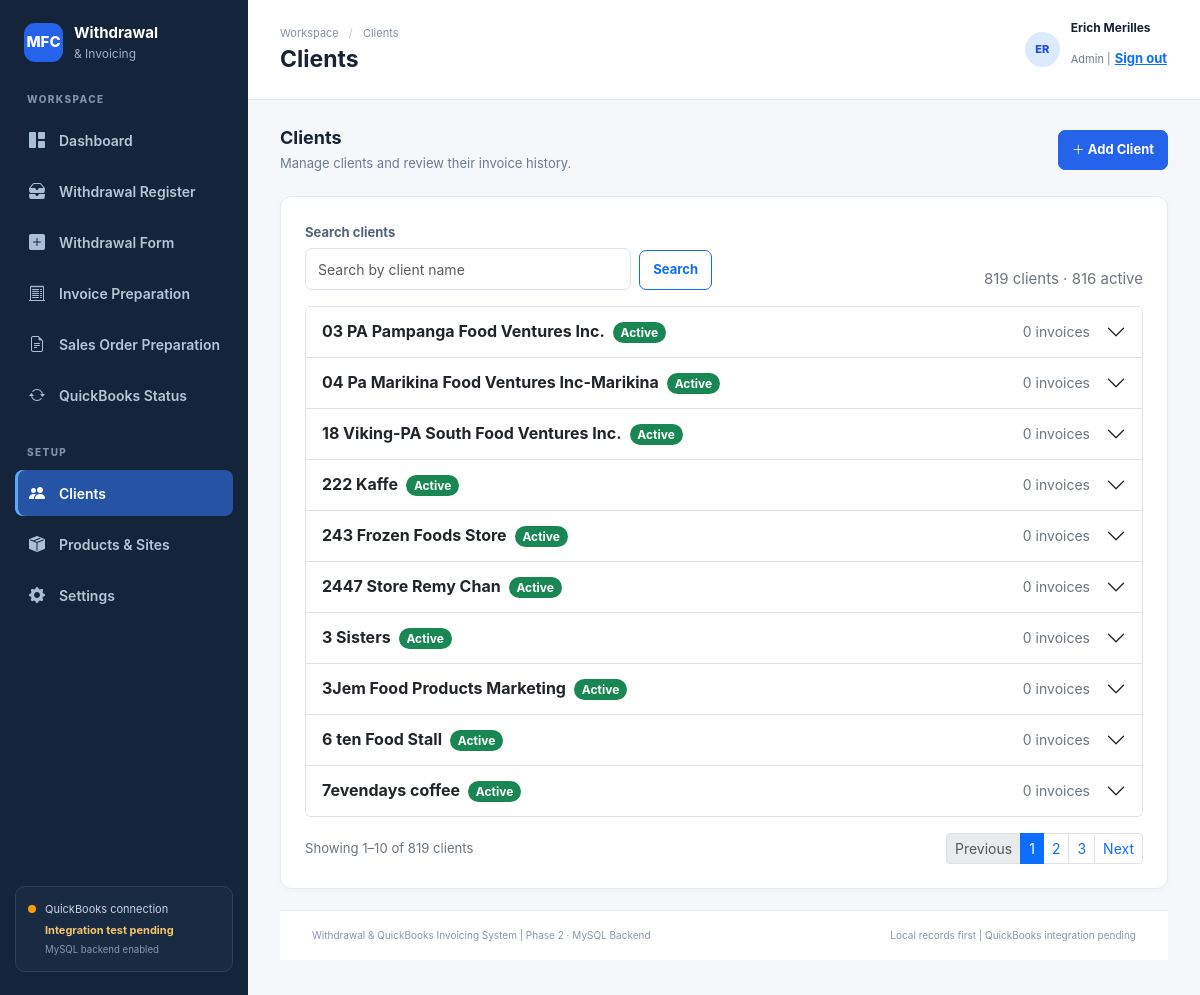
/frontend/clients.php (signed in), run on the app's committed database.
### tables this page shows
CREATE TABLE `clients` (
  `id` bigint(20) UNSIGNED NOT NULL,
  `client_name` varchar(180) NOT NULL,
  `qb_list_id` varchar(100) DEFAULT NULL,
  `active` tinyint(1) NOT NULL DEFAULT 1,
  `created_at` datetime NOT NULL DEFAULT current_timestamp()
);

### backend/core/functions.php (called while the page is built, shortened)
<?php
function e(mixed $value): string
{
    return htmlspecialchars((string)$value, ENT_QUOTES | ENT_SUBSTITUTE, 'UTF-8');
}

### frontend/clients.php (the view, shortened to what this page needs)
<?php
$pdo = db();
$isAdmin = (($_SESSION['user']['role'] ?? '') === 'Admin');
$search = trim((string)($_GET['q'] ?? ''));
$pageSize = 10;
$requestedPage = filter_input(INPUT_GET, 'page', FILTER_VALIDATE_INT, ['options' => ['min_range' => 1]]) ?: 1;
$totalClientsQuery = $pdo->prepare('SELECT COUNT(*) FROM clients WHERE client_name LIKE ?');
$totalClientsQuery->execute(['%' . $search . '%']);
$filteredClientCount = (int)$totalClientsQuery->fetchColumn();
$totalPages = max(1, (int)ceil($filteredClientCount / $pageSize));
$page = min($requestedPage, $totalPages);
$offset = ($page - 1) * $pageSize;
$clientQuery = $pdo->prepare('SELECT c.id,c.client_name,c.active,(SELECT COUNT(*) FROM invoices i WHERE i.customer_id=c.id) invoice_count FROM clients c WHERE c.client_name LIKE ? ORDER BY c.client_name,c.id LIMIT ' . $pageSize . ' OFFSET ' . $offset);
$clientQuery->execute(['%' . $search . '%']);
$clients = $clientQuery->fetchAll();
$summary = $pdo->query('SELECT COUNT(*) total, COALESCE(SUM(active=1),0) active FROM clients')->fetch();
require __DIR__ . '/includes/layout_start.php';
?>
<div class="page-intro">
    <div>
        <h2>Clients</h2>
        <p>Manage clients and review their invoice history.</p>
    </div><?php if ($isAdmin): ?><button class="btn btn-primary" type="button" data-bs-toggle="modal" data-bs-target="#clientModal"><i class="bi bi-plus-lg" aria-hidden="true"></i> Add Client</button><?php endif; ?>
</div>
<section class="panel p-3 p-md-4">
    <div class="row align-items-end mb-3">
        <div class="col-md-6">
            <form method="get" action="clients.php" class="d-flex gap-2">
                <div class="flex-grow-1"><label for="clientSearch" class="form-label">Search clients</label><input class="form-control" id="clientSearch" name="q" type="search" value="<?= e($search) ?>" placeholder="Search by client name"></div><button class="btn btn-outline-primary align-self-end" type="submit">Search</button>
            </form>
        </div>
        <div class="col-md-6 text-md-end mt-3 mt-md-0"><span class="text-secondary"><?= (int)$summary['total'] ?> clients &middot; <?= (int)$summary['active'] ?> active</span></div>
    </div>
    <div class="accordion" id="clientsAccordion">
        <?php foreach ($clients as $client): $cid = (int)$client['id'];
            $collapseId = 'clientHistory' . $cid; ?>
            <div class="accordion-item client-accordion-item" data-client-name="<?= e(mb_strtolower($client['client_name'])) ?>">
                <h3 class="accordion-header" id="clientHeading<?= $cid ?>"><button class="accordion-button collapsed" type="button" data-bs-toggle="collapse" data-bs-target="#<?= e($collapseId) ?>" aria-expanded="false" aria-controls="<?= e($collapseId) ?>"><span class="flex-grow-1"><strong><?= e($client['client_name']) ?></strong><span class="badge rounded-pill ms-2 <?= $client['active'] ? 'text-bg-success' : 'text-bg-secondary' ?>"><?= $client['active'] ? 'Active' : 'Inactive' ?></span></span><span class="small text-secondary me-3"><?= (int)$client['invoice_count'] ?> invoices</span></button></h3>
            </div>
        <?php endforeach; ?>
    </div><?php if (!$clients): ?><div class="text-center text-secondary py-4"><?= $search !== '' ? 'No matching clients.' : 'No clients found.' ?></div><?php endif; ?>
    <?php if ($totalPages > 1): ?><nav class="d-flex flex-wrap align-items-center justify-content-between gap-2 mt-3" aria-label="Client list pages"><span class="small text-secondary">Showing <?= $offset + 1 ?>–<?= min($offset + $pageSize, $filteredClientCount) ?> of <?= $filteredClientCount ?><?= $search !== '' ? ' matching' : '' ?> clients</span>
            <ul class="pagination pagination-sm mb-0">
                <li class="page-item <?= $page <= 1 ? 'disabled' : '' ?>"><a class="page-link" href="?q=<?= rawurlencode($search) ?>&amp;page=<?= max(1, $page - 1) ?>" aria-label="Previous page">Previous</a></li><?php for ($p = max(1, $page - 2); $p <= min($totalPages, $page + 2); $p++): ?><li class="page-item <?= $p === $page ? 'active' : '' ?>"><a class="page-link" href="?q=<?= rawurlencode($search) ?>&amp;page=<?= $p ?>" <?= $p === $page ? 'aria-current="page"' : '' ?>><?= $p ?></a></li><?php endfor; ?><li class="page-item <?= $page >= $totalPages ? 'disabled' : '' ?>"><a class="page-link" href="?q=<?= rawurlencode($search) ?>&amp;page=<?= min($totalPages, $page + 1) ?>" aria-label="Next page">Next</a></li>
            </ul>
        </nav><?php elseif ($filteredClientCount > 0): ?><div class="small text-secondary mt-3">Showing 1–<?= $filteredClientCount ?> of <?= $filteredClientCount ?><?= $search !== '' ? ' matching' : '' ?> clients</div><?php endif; ?>
</section>
        <?php require __DIR__ . '/includes/footer.php'; ?>

### frontend/assets/css/app.css (style rules this page uses)
* { box-sizing: border-box }
body { margin: 0; background: var(--workspace); color: var(--ink); font-family: Inter, -apple-system, BlinkMacSystemFont, "Segoe UI", Arial, sans-serif; font-size: 14px }
.page-intro { display: flex; align-items: flex-start; justify-content: space-between; gap: 18px; margin-bottom: 22px }
.page-intro h2 { font-size: 18px; font-weight: 750; margin: 0 0 6px }
.page-intro p { margin: 0; color: var(--muted); font-size: 12px }
.btn { border-radius: 7px; font-size: 12px; font-weight: 650; padding: 9px 13px }
.btn-primary { background: var(--blue); border-color: var(--blue) }
.stat-card, .panel { background: #fff; border: 1px solid var(--line); border-radius: 11px; box-shadow: 0 2px 6px rgba(20, 36, 58, .025) }
.panel { overflow: hidden; margin-bottom: 21px }
.form-label { font-size: 11px; font-weight: 750; color: #536276; margin-bottom: 6px }
.form-control, .form-select { font-size: 12px; border-color: #dce3ec; border-radius: 7px; min-height: 38px; color: #253449 }
html { font-size: 16px; }
body { font-size: 15px; line-height: 1.5; }
.form-label { font-size: 13px; }
.form-control, .form-select { min-height: 42px; font-size: 14px; }
.btn { min-height: 40px; font-size: 13px; }
.page-intro p { font-size: 13px; }
.page-intro { align-items: center; gap: 16px; }
#clientsAccordion .client-accordion-item>.accordion-header .accordion-button { min-height: 50px; padding: 8px 16px; }

### data on the page
clients: client_name "03 PA Pampanga Food Ventures Inc.", active "Active", invoice_count "0"
clients: client_name "04 Pa Marikina Food Ventures Inc-Marikina", active "Active", invoice_count "0"
clients: client_name "18 Viking-PA South Food Ventures Inc.", active "Active", invoice_count "0"
clients: client_name "222 Kaffe", active "Active", invoice_count "0"
clients: client_name "243 Frozen Foods Store", active "Active", invoice_count "0"
clients: client_name "2447 Store Remy Chan", active "Active", invoice_count "0"
clients: client_name "3 Sisters", active "Active", invoice_count "0"
clients: client_name "3Jem Food Products Marketing", active "Active", invoice_count "0"
clients: client_name "6 ten Food Stall", active "Active", invoice_count "0"
clients: client_name "7evendays coffee", active "Active", invoice_count "0"

### other printed values
$page_title "Clients"
substr($_SESSION['user']['name'], 0, 2) "ER"
$_SESSION['user']['name'] "Erich Merilles"
$_SESSION['user']['role'] "Admin"
$summary['total'] "819"
$summary['active'] "816"
$offset + 1 "1"
min($offset + $pageSize, $filteredClientCount) "10"
$filteredClientCount "819"
APP_NAME "Withdrawal & QuickBooks Invoicing System"
APP_VERSION "Phase 2 · MySQL Backend"
